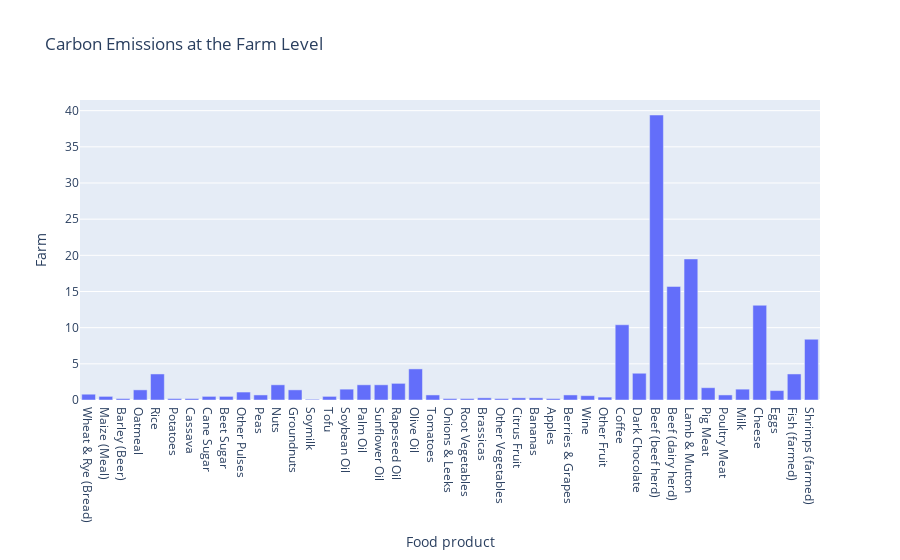

Here is the notebook cell this chart was saved with:
### Markdown cell above
1. Carbon Emissions Across Food Types

### Code cell
fig = px.bar(df, x="Food product", y="Farm", title="Carbon Emissions at the Farm Level")
fig.show()

### Figure 1 — Plotly figure (JSON) as saved in the notebook; plotly's stock layout.template omitted (floating-point values rounded to 4 significant figures)
{"data": [{"hovertemplate": "Food product=%{x}<br>Farm=%{y}<extra></extra>", "legendgroup": "", "marker": {"color": "#636efa", "pattern": {"shape": ""}}, "name": "", "orientation": "v", "showlegend": false, "textposition": "auto", "type": "bar", "x": ["Wheat & Rye (Bread)", "Maize (Meal)", "Barley (Beer)", "Oatmeal", "Rice", "Potatoes", "Cassava", "Cane Sugar", "Beet Sugar", "Other Pulses", "Peas", "Nuts", "Groundnuts", "Soymilk", "Tofu", "Soybean Oil", "Palm Oil", "Sunflower Oil", "Rapeseed Oil", "Olive Oil", "Tomatoes", "Onions & Leeks", "Root Vegetables", "Brassicas", "Other Vegetables", "Citrus Fruit", "Bananas", "Apples", "Berries & Grapes", "Wine", "Other Fruit", "Coffee", "Dark Chocolate", "Beef (beef herd)", "Beef (dairy herd)", "Lamb & Mutton", "Pig Meat", "Poultry Meat", "Milk", "Cheese", "Eggs", "Fish (farmed)", "Shrimps (farmed)"], "xaxis": "x", "y": [0.8, 0.5, 0.2, 1.4, 3.6, 0.2, 0.2, 0.5, 0.5, 1.1, 0.7, 2.1, 1.4, 0.1, 0.5, 1.5, 2.1, 2.1, 2.3, 4.3, 0.7, 0.2, 0.2, 0.3, 0.2, 0.3, 0.3, 0.2, 0.7, 0.6, 0.4, 10.4, 3.7, 39.4, 15.7, 19.5, 1.7, 0.7, 1.5, 13.1, 1.3, 3.6, 8.4], "yaxis": "y"}], "layout": {"barmode": "relative", "legend": {"tracegroupgap": 0}, "title": {"text": "Carbon Emissions at the Farm Level"}, "xaxis": {"anchor": "y", "domain": [0, 1], "title": {"text": "Food product"}}, "yaxis": {"anchor": "x", "domain": [0, 1], "title": {"text": "Farm"}}}}
